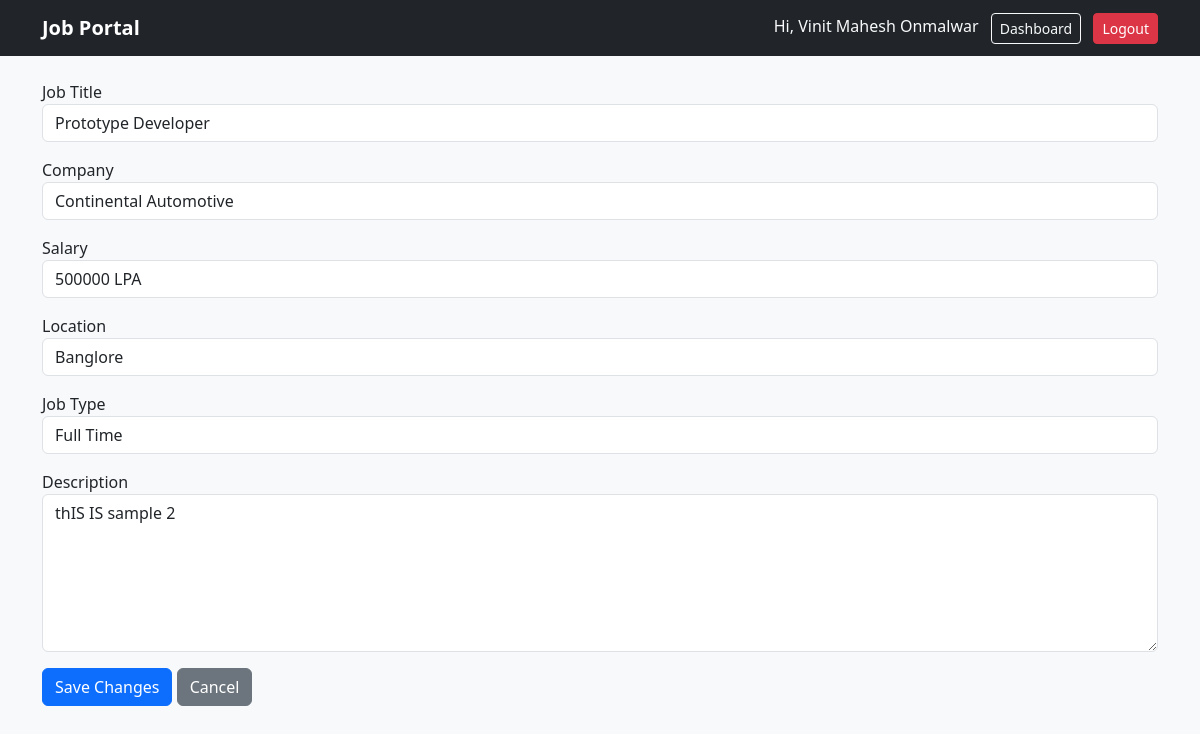
Page /job/2/edit (signed in) on the committed database.
### app.py (models this page shows, shortened)
class User(db.Model, UserMixin):
    id = db.Column(db.Integer, primary_key=True)
    fullname = db.Column(db.String(100), nullable=False)
    email = db.Column(db.String(100), unique=True, nullable=False)
    password_hash = db.Column(db.String(256), nullable=False)
    is_admin = db.Column(db.Boolean, default=False)
    is_employer = db.Column(db.Boolean, default=False)
    created_at = db.Column(db.DateTime, default=datetime.utcnow)

class Job(db.Model):
    id = db.Column(db.Integer, primary_key=True)
    job_title = db.Column(db.String(100), nullable=False)
    company = db.Column(db.String(100), nullable=False)
    salary = db.Column(db.String(50))
    description = db.Column(db.Text, nullable=False)
    location = db.Column(db.String(50))
    job_type = db.Column(db.String(50))
    created_at = db.Column(db.DateTime, default=datetime.utcnow)
    posted_by_id = db.Column(db.Integer, db.ForeignKey("user.id", ondelete="CASCADE"))
    posted_by = db.relationship("User", backref=db.backref("posted_jobs", cascade="all, delete-orphan"))

### app.py (the view, shortened to what this page needs)
@app.route("/job/<int:job_id>/edit", methods=["GET", "POST"])
@login_required
def edit_job(job_id):
    job = Job.query.get_or_404(job_id)
    if job.posted_by_id != current_user.id and not getattr(current_user, "is_admin", False):
        flash("You are not allowed to edit this job.", "danger")
        return redirect(url_for("job_detail", job_id=job.id))
    return render_template("edit_job.html", job=job)

### app.py (called while the page is built)
@login_manager.user_loader
def load_user(user_id):
    return User.query.get(int(user_id))

### templates/edit_job.html
{% extends "base.html" %}
{% block content %}
<form method="post" class="mt-3">
    <div class="mb-3"><label>Job Title</label><input type="text" name="job_title" class="form-control" value="{{job.job_title}}" required></div>
    <div class="mb-3"><label>Company</label><input type="text" name="company" class="form-control" value="{{job.company}}" required></div>
    <div class="mb-3"><label>Salary</label><input type="text" name="salary" class="form-control" value="{{job.salary}}" ></div>
    <div class="mb-3"><label>Location</label><input type="text" name="location" class="form-control" value="{{job.location}}" ></div>
    <div class="mb-3"><label>Job Type</label><input type="text" name="job_type" class="form-control" value="{{job.job_type}}" ></div>
    <div class="mb-3"><label>Description</label><textarea name="desciption" class="form-control" rows="6" required>{{job.description}}</textarea></div>
    <button class="btn btn-primary">Save Changes</button>
    <a class="btn btn-secondary" href="{{url_for('job_detail', job_id=job.id)}}">Cancel</a>
</form>
{% endblock %}

### templates/base.html (shortened to what this page needs)
<!DOCTYPE html>
<html lang="en">
<head>
    <link href="https://cdn.jsdelivr.net/npm/bootstrap@5.3.0/dist/css/bootstrap.min.css" rel="stylesheet">
    <link rel="stylesheet" href="{{url_for('static', filename='css/style.css')}}">
</head>
<body>
<nav class="navbar navbar-expand-lg navbar-dark bg-dark mb-4">
    <div class="container">
        <a class="navbar-brand" href="{{url_for('index')}}">Job Portal</a>
        <div class="ms-auto">
            {% if current_user.is_authenticated %}
                <span class="text-light me-2">Hi, {{current_user.fullname}}</span>
                <a class="btn btn-outline-light btn-sm" href="{{url_for('dashboard')}}">Dashboard</a>
                <a class="btn btn-danger btn-sm ms-2" href="{{url_for('logout')}}">Logout</a>
            {% else %}
            <a class="btn btn-outline-light btn-sm" href="{{url_for('login')}}">Login</a>
            <a class="btn btn-warning btn-sm ms-2" href="{{url_for('register')}}">Register</a>
            {% endif %}
        </div>
    </div>
</nav>
<div class="container">
    {% block content %} {% endblock %}
</div>
</body>
</html>

### static/css/style.css (style rules this page uses)
body { background:#f8f9fa; }
.navbar-brand { font-weight:700; }

### rows in the picture
User: fullname "Vinit Mahesh Onmalwar"
Job: job_title "Prototype Developer", company "Continental Automotive", salary "500000 LPA", location "Banglore", job_type "Full Time", desciption "thIS IS sample 2"
